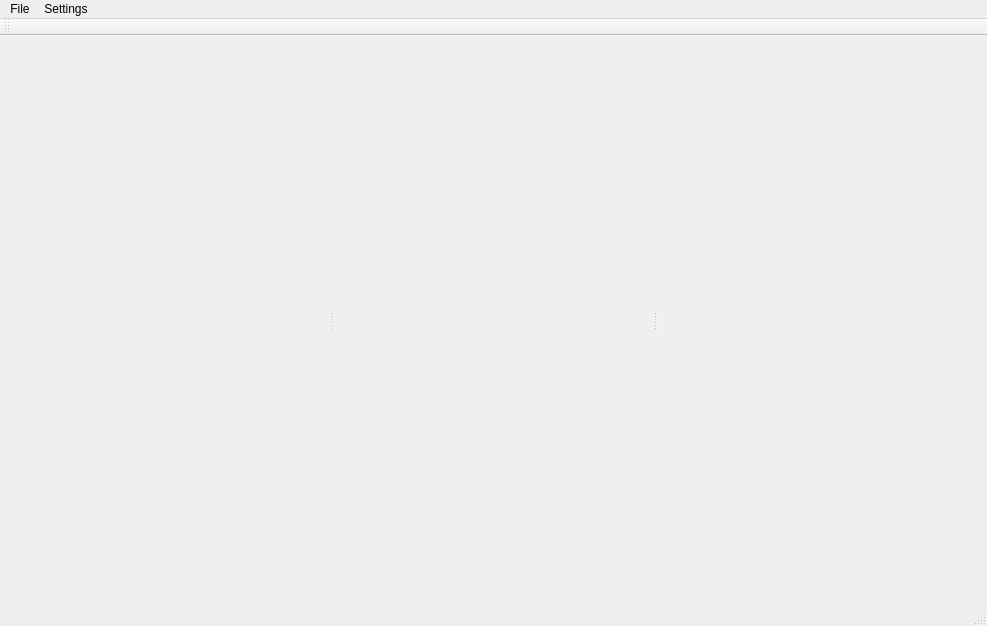
<?xml version="1.0" encoding="UTF-8"?>
<ui version="4.0">
 <class>simulation</class>
 <widget class="QMainWindow" name="simulation">
  <property name="geometry">
   <rect>
    <x>0</x>
    <y>0</y>
    <width>987</width>
    <height>626</height>
   </rect>
  </property>
  <property name="windowTitle">
   <string>simulation</string>
  </property>
  <widget class="QWidget" name="centralWidget">
   <layout class="QGridLayout" name="gridLayout_2">
    <item row="0" column="0">
     <layout class="QGridLayout" name="gridLayout"/>
    </item>
    <item row="1" column="0">
     <widget class="QSplitter" name="splitter">
      <property name="maximumSize">
       <size>
        <width>16777215</width>
        <height>30</height>
       </size>
      </property>
      <property name="orientation">
       <enum>Qt::Horizontal</enum>
      </property>
      <widget class="QLabel" name="label">
       <property name="maximumSize">
        <size>
         <width>16777215</width>
         <height>30</height>
        </size>
       </property>
       <property name="text">
        <string/>
       </property>
      </widget>
      <widget class="QLabel" name="label_2">
       <property name="maximumSize">
        <size>
         <width>16777215</width>
         <height>30</height>
        </size>
       </property>
       <property name="text">
        <string/>
       </property>
      </widget>
      <widget class="QLabel" name="label_3">
       <property name="maximumSize">
        <size>
         <width>16777215</width>
         <height>30</height>
        </size>
       </property>
       <property name="text">
        <string/>
       </property>
      </widget>
     </widget>
    </item>
   </layout>
  </widget>
  <widget class="QMenuBar" name="menuBar">
   <property name="geometry">
    <rect>
     <x>0</x>
     <y>0</y>
     <width>987</width>
     <height>21</height>
    </rect>
   </property>
   <widget class="QMenu" name="menuAdd_file">
    <property name="title">
     <string>File</string>
    </property>
    <addaction name="actionAdd_file"/>
    <addaction name="actionClear_all"/>
   </widget>
   <widget class="QMenu" name="menuSettings">
    <property name="title">
     <string>Settings</string>
    </property>
    <addaction name="actionTime_Coef"/>
   </widget>
   <addaction name="menuAdd_file"/>
   <addaction name="menuSettings"/>
  </widget>
  <widget class="QToolBar" name="mainToolBar">
   <attribute name="toolBarArea">
    <enum>TopToolBarArea</enum>
   </attribute>
   <attribute name="toolBarBreak">
    <bool>false</bool>
   </attribute>
  </widget>
  <widget class="QStatusBar" name="statusBar"/>
  <action name="actionAdd_file">
   <property name="text">
    <string>Add file(s)</string>
   </property>
  </action>
  <action name="actionClear_all">
   <property name="text">
    <string>Clear all</string>
   </property>
  </action>
  <action name="actionTime_Coef">
   <property name="enabled">
    <bool>false</bool>
   </property>
   <property name="text">
    <string>Time and Coef</string>
   </property>
  </action>
 </widget>
 <layoutdefault spacing="6" margin="11"/>
 <resources/>
 <connections/>
</ui>
